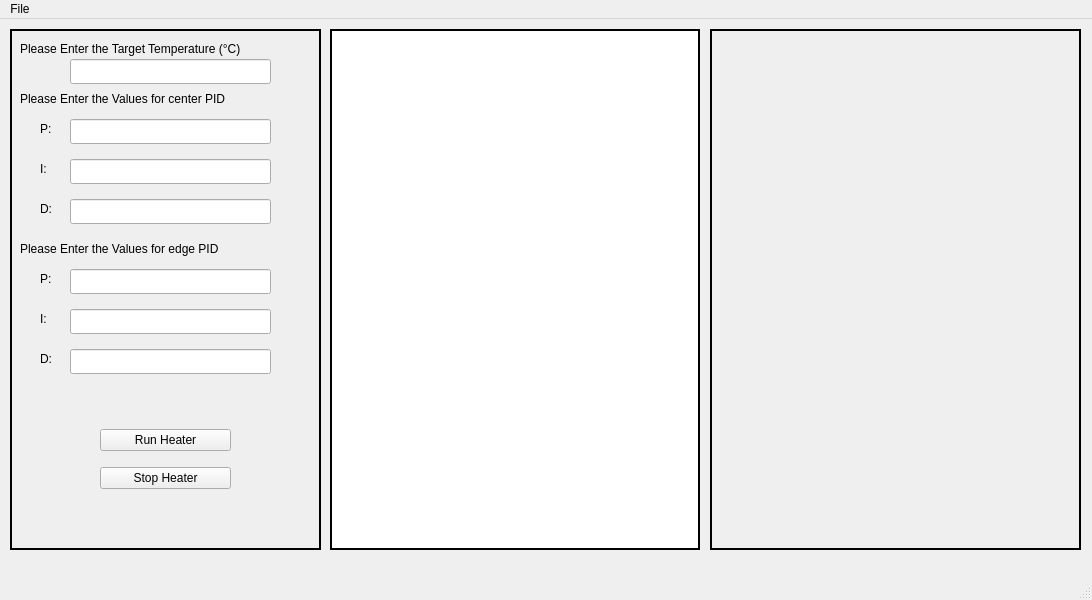
<?xml version="1.0" encoding="UTF-8"?>
<ui version="4.0">
 <class>MainWindow</class>
 <widget class="QMainWindow" name="MainWindow">
  <property name="geometry">
   <rect>
    <x>0</x>
    <y>0</y>
    <width>1092</width>
    <height>600</height>
   </rect>
  </property>
  <property name="windowTitle">
   <string>MainWindow</string>
  </property>
  <widget class="QWidget" name="centralwidget">
   <widget class="QFrame" name="frame">
    <property name="geometry">
     <rect>
      <x>10</x>
      <y>10</y>
      <width>311</width>
      <height>521</height>
     </rect>
    </property>
    <property name="frameShape">
     <enum>QFrame::Box</enum>
    </property>
    <property name="frameShadow">
     <enum>QFrame::Plain</enum>
    </property>
    <property name="lineWidth">
     <number>2</number>
    </property>
    <widget class="QWidget" name="userInput" native="true">
     <property name="geometry">
      <rect>
       <x>10</x>
       <y>0</y>
       <width>301</width>
       <height>511</height>
      </rect>
     </property>
     <property name="minimumSize">
      <size>
       <width>300</width>
       <height>450</height>
      </size>
     </property>
     <widget class="QLabel" name="temperatureLabel">
      <property name="geometry">
       <rect>
        <x>0</x>
        <y>10</y>
        <width>295</width>
        <height>19</height>
       </rect>
      </property>
      <property name="text">
       <string>Please Enter the Target Temperature (°C)</string>
      </property>
     </widget>
     <widget class="QLineEdit" name="tempEdit">
      <property name="geometry">
       <rect>
        <x>50</x>
        <y>30</y>
        <width>201</width>
        <height>25</height>
       </rect>
      </property>
     </widget>
     <widget class="QLabel" name="pidLabel_center">
      <property name="geometry">
       <rect>
        <x>0</x>
        <y>60</y>
        <width>268</width>
        <height>19</height>
       </rect>
      </property>
      <property name="text">
       <string>Please Enter the Values for center PID</string>
      </property>
     </widget>
     <widget class="QLabel" name="pLabel_center">
      <property name="geometry">
       <rect>
        <x>20</x>
        <y>90</y>
        <width>15</width>
        <height>19</height>
       </rect>
      </property>
      <property name="text">
       <string>P:</string>
      </property>
     </widget>
     <widget class="QLineEdit" name="pEdit_center">
      <property name="geometry">
       <rect>
        <x>50</x>
        <y>90</y>
        <width>201</width>
        <height>25</height>
       </rect>
      </property>
     </widget>
     <widget class="QLabel" name="iLabel_center">
      <property name="geometry">
       <rect>
        <x>20</x>
        <y>130</y>
        <width>15</width>
        <height>19</height>
       </rect>
      </property>
      <property name="text">
       <string>I:</string>
      </property>
     </widget>
     <widget class="QLineEdit" name="iEdit_center">
      <property name="geometry">
       <rect>
        <x>50</x>
        <y>130</y>
        <width>201</width>
        <height>25</height>
       </rect>
      </property>
     </widget>
     <widget class="QLabel" name="dLabel_center">
      <property name="geometry">
       <rect>
        <x>20</x>
        <y>170</y>
        <width>15</width>
        <height>19</height>
       </rect>
      </property>
      <property name="text">
       <string>D:</string>
      </property>
     </widget>
     <widget class="QLineEdit" name="dEdit_center">
      <property name="geometry">
       <rect>
        <x>50</x>
        <y>170</y>
        <width>201</width>
        <height>25</height>
       </rect>
      </property>
     </widget>
     <widget class="QWidget" name="verticalLayoutWidget_2">
      <property name="geometry">
       <rect>
        <x>80</x>
        <y>390</y>
        <width>131</width>
        <height>81</height>
       </rect>
      </property>
      <layout class="QVBoxLayout" name="verticalLayout_3">
       <item>
        <widget class="QPushButton" name="runButton">
         <property name="text">
          <string>Run Heater</string>
         </property>
        </widget>
       </item>
       <item>
        <widget class="QPushButton" name="stopButton">
         <property name="text">
          <string>Stop Heater</string>
         </property>
        </widget>
       </item>
      </layout>
     </widget>
     <widget class="QLabel" name="pidLabel_edge">
      <property name="geometry">
       <rect>
        <x>0</x>
        <y>210</y>
        <width>260</width>
        <height>19</height>
       </rect>
      </property>
      <property name="text">
       <string>Please Enter the Values for edge PID</string>
      </property>
     </widget>
     <widget class="QLabel" name="pLabel_edge">
      <property name="geometry">
       <rect>
        <x>20</x>
        <y>240</y>
        <width>15</width>
        <height>19</height>
       </rect>
      </property>
      <property name="text">
       <string>P:</string>
      </property>
     </widget>
     <widget class="QLabel" name="iLabel_edge">
      <property name="geometry">
       <rect>
        <x>20</x>
        <y>280</y>
        <width>15</width>
        <height>19</height>
       </rect>
      </property>
      <property name="text">
       <string>I:</string>
      </property>
     </widget>
     <widget class="QLineEdit" name="iEdit_edge">
      <property name="geometry">
       <rect>
        <x>50</x>
        <y>280</y>
        <width>201</width>
        <height>25</height>
       </rect>
      </property>
     </widget>
     <widget class="QLabel" name="dLabel_edge">
      <property name="geometry">
       <rect>
        <x>20</x>
        <y>320</y>
        <width>15</width>
        <height>19</height>
       </rect>
      </property>
      <property name="text">
       <string>D:</string>
      </property>
     </widget>
     <widget class="QLineEdit" name="dEdit_edge">
      <property name="geometry">
       <rect>
        <x>50</x>
        <y>320</y>
        <width>201</width>
        <height>25</height>
       </rect>
      </property>
     </widget>
     <widget class="QLineEdit" name="pEdit_edge">
      <property name="geometry">
       <rect>
        <x>50</x>
        <y>240</y>
        <width>201</width>
        <height>25</height>
       </rect>
      </property>
     </widget>
    </widget>
   </widget>
   <widget class="QFrame" name="frame_3">
    <property name="geometry">
     <rect>
      <x>710</x>
      <y>10</y>
      <width>371</width>
      <height>521</height>
     </rect>
    </property>
    <property name="frameShape">
     <enum>QFrame::Box</enum>
    </property>
    <property name="frameShadow">
     <enum>QFrame::Plain</enum>
    </property>
    <property name="lineWidth">
     <number>2</number>
    </property>
    <widget class="QWidget" name="graphWidget" native="true">
     <property name="geometry">
      <rect>
       <x>0</x>
       <y>0</y>
       <width>371</width>
       <height>521</height>
      </rect>
     </property>
     <property name="minimumSize">
      <size>
       <width>300</width>
       <height>450</height>
      </size>
     </property>
    </widget>
   </widget>
   <widget class="QTextEdit" name="outputMessage">
    <property name="geometry">
     <rect>
      <x>330</x>
      <y>10</y>
      <width>370</width>
      <height>521</height>
     </rect>
    </property>
    <property name="minimumSize">
     <size>
      <width>370</width>
      <height>515</height>
     </size>
    </property>
    <property name="maximumSize">
     <size>
      <width>300</width>
      <height>16777215</height>
     </size>
    </property>
    <property name="frameShape">
     <enum>QFrame::Box</enum>
    </property>
    <property name="frameShadow">
     <enum>QFrame::Plain</enum>
    </property>
    <property name="lineWidth">
     <number>2</number>
    </property>
    <property name="readOnly">
     <bool>true</bool>
    </property>
    <property name="html">
     <string>&lt;!DOCTYPE HTML PUBLIC &quot;-//W3C//DTD HTML 4.0//EN&quot; &quot;http://www.w3.org/TR/REC-html40/strict.dtd&quot;&gt;
&lt;html&gt;&lt;head&gt;&lt;meta name=&quot;qrichtext&quot; content=&quot;1&quot; /&gt;&lt;style type=&quot;text/css&quot;&gt;
p, li { white-space: pre-wrap; }
&lt;/style&gt;&lt;/head&gt;&lt;body style=&quot; font-family:'MS Shell Dlg 2'; font-size:8pt; font-weight:400; font-style:normal;&quot;&gt;
&lt;p style=&quot;-qt-paragraph-type:empty; margin-top:12px; margin-bottom:12px; margin-left:0px; margin-right:0px; -qt-block-indent:0; text-indent:0px;&quot;&gt;&lt;br /&gt;&lt;/p&gt;&lt;/body&gt;&lt;/html&gt;</string>
    </property>
   </widget>
  </widget>
  <widget class="QMenuBar" name="menubar">
   <property name="geometry">
    <rect>
     <x>0</x>
     <y>0</y>
     <width>1092</width>
     <height>31</height>
    </rect>
   </property>
   <widget class="QMenu" name="menuFile">
    <property name="title">
     <string>File</string>
    </property>
   </widget>
   <addaction name="menuFile"/>
  </widget>
  <widget class="QStatusBar" name="statusbar"/>
 </widget>
 <resources/>
 <connections/>
</ui>
